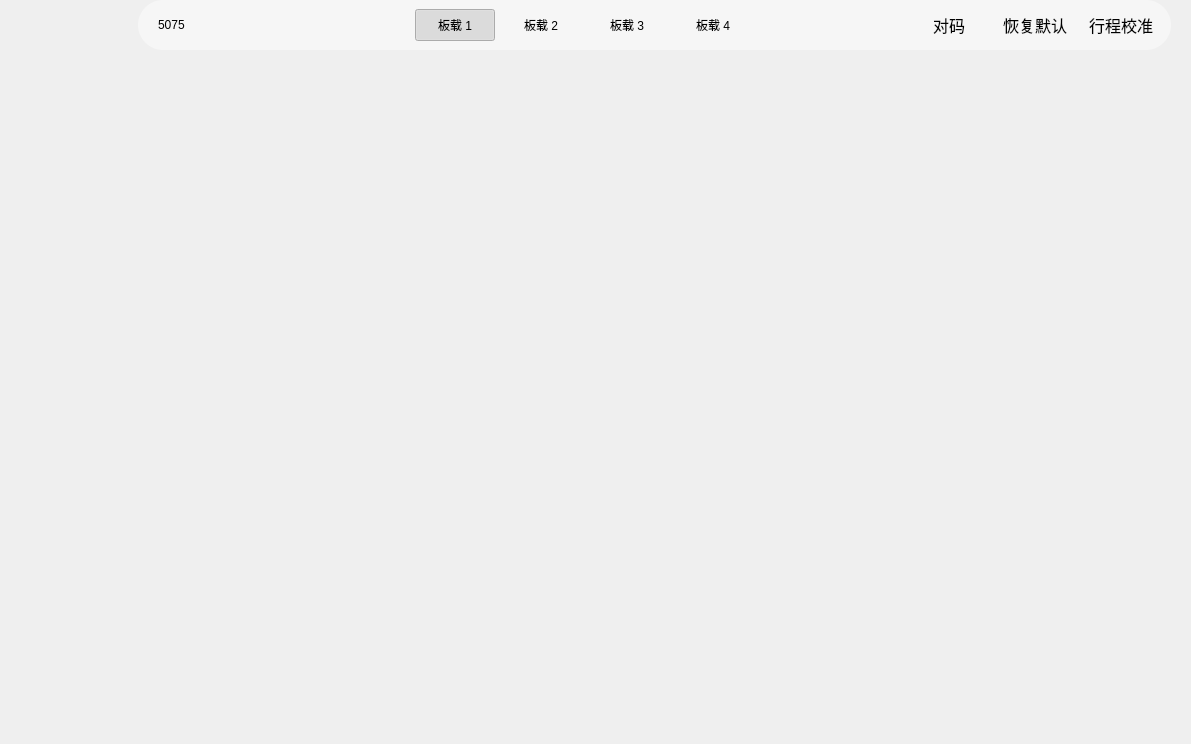
<?xml version="1.0" encoding="UTF-8"?>
<ui version="4.0">
 <class>FrameDeviceHolder</class>
 <widget class="QFrame" name="FrameDeviceHolder">
  <property name="geometry">
   <rect>
    <x>0</x>
    <y>0</y>
    <width>1191</width>
    <height>744</height>
   </rect>
  </property>
  <property name="windowTitle">
   <string>Frame</string>
  </property>
  <layout class="QHBoxLayout" name="horizontalLayout_2" stretch="0,1">
   <property name="spacing">
    <number>0</number>
   </property>
   <property name="leftMargin">
    <number>0</number>
   </property>
   <property name="topMargin">
    <number>0</number>
   </property>
   <property name="rightMargin">
    <number>0</number>
   </property>
   <property name="bottomMargin">
    <number>0</number>
   </property>
   <item alignment="Qt::AlignmentFlag::AlignHCenter">
    <widget class="QFrame" name="FrameLeft">
     <property name="minimumSize">
      <size>
       <width>138</width>
       <height>0</height>
      </size>
     </property>
     <layout class="QVBoxLayout" name="verticalLayoutBL">
      <property name="spacing">
       <number>30</number>
      </property>
      <property name="leftMargin">
       <number>0</number>
      </property>
      <property name="topMargin">
       <number>5</number>
      </property>
      <property name="rightMargin">
       <number>0</number>
      </property>
      <property name="bottomMargin">
       <number>10</number>
      </property>
      <item alignment="Qt::AlignmentFlag::AlignHCenter">
       <widget class="QPushButton" name="pushButtonReturn">
        <property name="minimumSize">
         <size>
          <width>40</width>
          <height>40</height>
         </size>
        </property>
        <property name="maximumSize">
         <size>
          <width>40</width>
          <height>40</height>
         </size>
        </property>
        <property name="cursor">
         <cursorShape>PointingHandCursor</cursorShape>
        </property>
        <property name="focusPolicy">
         <enum>Qt::FocusPolicy::NoFocus</enum>
        </property>
        <property name="styleSheet">
         <string notr="true">QPushButton::pressed{border:none; background:transparent;}</string>
        </property>
        <property name="text">
         <string notr="true"/>
        </property>
        <property name="icon">
         <iconset resource="res.qrc">
          <normaloff>:/images/btn-return.png</normaloff>:/images/btn-return.png</iconset>
        </property>
        <property name="iconSize">
         <size>
          <width>30</width>
          <height>30</height>
         </size>
        </property>
        <property name="flat">
         <bool>true</bool>
        </property>
       </widget>
      </item>
      <item alignment="Qt::AlignmentFlag::AlignHCenter|Qt::AlignmentFlag::AlignVCenter">
       <widget class="SuperLabel" name="label1">
        <property name="minimumSize">
         <size>
          <width>42</width>
          <height>42</height>
         </size>
        </property>
        <property name="maximumSize">
         <size>
          <width>42</width>
          <height>42</height>
         </size>
        </property>
        <property name="toolTip">
         <string>首页</string>
        </property>
        <property name="text">
         <string/>
        </property>
        <property name="pixmap">
         <pixmap resource="res.qrc">:/images/leftbtns/0/shouye.png</pixmap>
        </property>
        <property name="scaledContents">
         <bool>false</bool>
        </property>
        <property name="alignment">
         <set>Qt::AlignmentFlag::AlignCenter</set>
        </property>
       </widget>
      </item>
      <item alignment="Qt::AlignmentFlag::AlignHCenter">
       <widget class="SuperLabel" name="label2">
        <property name="minimumSize">
         <size>
          <width>42</width>
          <height>42</height>
         </size>
        </property>
        <property name="maximumSize">
         <size>
          <width>42</width>
          <height>42</height>
         </size>
        </property>
        <property name="toolTip">
         <string>键盘设置</string>
        </property>
        <property name="text">
         <string/>
        </property>
        <property name="pixmap">
         <pixmap resource="res.qrc">:/images/leftbtns/0/jianweishezhi.png</pixmap>
        </property>
        <property name="scaledContents">
         <bool>false</bool>
        </property>
        <property name="alignment">
         <set>Qt::AlignmentFlag::AlignCenter</set>
        </property>
       </widget>
      </item>
      <item alignment="Qt::AlignmentFlag::AlignHCenter">
       <widget class="SuperLabel" name="label3">
        <property name="minimumSize">
         <size>
          <width>42</width>
          <height>42</height>
         </size>
        </property>
        <property name="maximumSize">
         <size>
          <width>42</width>
          <height>42</height>
         </size>
        </property>
        <property name="toolTip">
         <string>磁轴设置</string>
        </property>
        <property name="text">
         <string/>
        </property>
        <property name="pixmap">
         <pixmap resource="res.qrc">:/images/leftbtns/0/cizhoushezhi.png</pixmap>
        </property>
        <property name="scaledContents">
         <bool>false</bool>
        </property>
        <property name="alignment">
         <set>Qt::AlignmentFlag::AlignCenter</set>
        </property>
       </widget>
      </item>
      <item alignment="Qt::AlignmentFlag::AlignHCenter">
       <widget class="SuperLabel" name="label4">
        <property name="minimumSize">
         <size>
          <width>42</width>
          <height>42</height>
         </size>
        </property>
        <property name="maximumSize">
         <size>
          <width>42</width>
          <height>42</height>
         </size>
        </property>
        <property name="toolTip">
         <string>宏设置</string>
        </property>
        <property name="text">
         <string/>
        </property>
        <property name="pixmap">
         <pixmap resource="res.qrc">:/images/leftbtns/0/hongshezhi.png</pixmap>
        </property>
        <property name="scaledContents">
         <bool>false</bool>
        </property>
        <property name="alignment">
         <set>Qt::AlignmentFlag::AlignCenter</set>
        </property>
       </widget>
      </item>
      <item alignment="Qt::AlignmentFlag::AlignHCenter">
       <widget class="SuperLabel" name="label5">
        <property name="minimumSize">
         <size>
          <width>42</width>
          <height>42</height>
         </size>
        </property>
        <property name="maximumSize">
         <size>
          <width>42</width>
          <height>42</height>
         </size>
        </property>
        <property name="toolTip">
         <string>灯效设置</string>
        </property>
        <property name="text">
         <string/>
        </property>
        <property name="pixmap">
         <pixmap resource="res.qrc">:/images/leftbtns/0/cizhoushezhi.png</pixmap>
        </property>
        <property name="scaledContents">
         <bool>false</bool>
        </property>
        <property name="alignment">
         <set>Qt::AlignmentFlag::AlignCenter</set>
        </property>
       </widget>
      </item>
      <item alignment="Qt::AlignmentFlag::AlignHCenter">
       <widget class="SuperLabel" name="label6">
        <property name="minimumSize">
         <size>
          <width>42</width>
          <height>42</height>
         </size>
        </property>
        <property name="maximumSize">
         <size>
          <width>42</width>
          <height>42</height>
         </size>
        </property>
        <property name="toolTip">
         <string>关于</string>
        </property>
        <property name="text">
         <string/>
        </property>
        <property name="pixmap">
         <pixmap resource="res.qrc">:/images/leftbtns/0/guanyu.png</pixmap>
        </property>
        <property name="scaledContents">
         <bool>false</bool>
        </property>
        <property name="alignment">
         <set>Qt::AlignmentFlag::AlignCenter</set>
        </property>
       </widget>
      </item>
      <item>
       <spacer name="verticalSpacer">
        <property name="orientation">
         <enum>Qt::Orientation::Vertical</enum>
        </property>
        <property name="sizeHint" stdset="0">
         <size>
          <width>20</width>
          <height>40</height>
         </size>
        </property>
       </spacer>
      </item>
      <item alignment="Qt::AlignmentFlag::AlignHCenter">
       <widget class="SuperLabel" name="label7">
        <property name="minimumSize">
         <size>
          <width>42</width>
          <height>42</height>
         </size>
        </property>
        <property name="maximumSize">
         <size>
          <width>42</width>
          <height>42</height>
         </size>
        </property>
        <property name="text">
         <string/>
        </property>
        <property name="pixmap">
         <pixmap resource="res.qrc">:/images/User.png</pixmap>
        </property>
        <property name="scaledContents">
         <bool>true</bool>
        </property>
       </widget>
      </item>
     </layout>
    </widget>
   </item>
   <item>
    <layout class="QVBoxLayout" name="verticalLayout" stretch="0,1">
     <property name="spacing">
      <number>10</number>
     </property>
     <property name="rightMargin">
      <number>20</number>
     </property>
     <property name="bottomMargin">
      <number>20</number>
     </property>
     <item>
      <widget class="QFrame" name="FrameToolbar">
       <property name="minimumSize">
        <size>
         <width>0</width>
         <height>50</height>
        </size>
       </property>
       <property name="maximumSize">
        <size>
         <width>16777215</width>
         <height>50</height>
        </size>
       </property>
       <property name="styleSheet">
        <string notr="true">#FrameToolbar{background-color: #F6F6F6; border-radius: 25px;}
</string>
       </property>
       <layout class="QHBoxLayout" name="horizontalLayout">
        <property name="leftMargin">
         <number>0</number>
        </property>
        <property name="topMargin">
         <number>0</number>
        </property>
        <property name="rightMargin">
         <number>10</number>
        </property>
        <property name="bottomMargin">
         <number>0</number>
        </property>
        <item>
         <layout class="QHBoxLayout" name="horizontalLayout_3">
          <property name="spacing">
           <number>30</number>
          </property>
          <property name="leftMargin">
           <number>20</number>
          </property>
          <property name="rightMargin">
           <number>0</number>
          </property>
          <item>
           <widget class="QLabel" name="labelName">
            <property name="text">
             <string notr="true">5075</string>
            </property>
           </widget>
          </item>
          <item>
           <widget class="QLabel" name="labelBatt">
            <property name="text">
             <string/>
            </property>
            <property name="pixmap">
             <pixmap resource="res.qrc">:/images/battery.png</pixmap>
            </property>
           </widget>
          </item>
          <item>
           <widget class="QLabel" name="labelConn">
            <property name="text">
             <string/>
            </property>
            <property name="pixmap">
             <pixmap resource="res.qrc">:/images/dev/2.4g.png</pixmap>
            </property>
           </widget>
          </item>
         </layout>
        </item>
        <item>
         <spacer name="horizontalSpacer_3">
          <property name="orientation">
           <enum>Qt::Orientation::Horizontal</enum>
          </property>
          <property name="sizeHint" stdset="0">
           <size>
            <width>40</width>
            <height>20</height>
           </size>
          </property>
         </spacer>
        </item>
        <item>
         <widget class="QPushButton" name="pushButtonLayer0">
          <property name="minimumSize">
           <size>
            <width>0</width>
            <height>32</height>
           </size>
          </property>
          <property name="cursor">
           <cursorShape>PointingHandCursor</cursorShape>
          </property>
          <property name="text">
           <string>板载 1</string>
          </property>
          <property name="checkable">
           <bool>true</bool>
          </property>
          <property name="checked">
           <bool>true</bool>
          </property>
          <property name="autoExclusive">
           <bool>true</bool>
          </property>
          <property name="flat">
           <bool>true</bool>
          </property>
          <attribute name="buttonGroup">
           <string notr="true">buttonGroupLayer</string>
          </attribute>
         </widget>
        </item>
        <item>
         <widget class="QPushButton" name="pushButtonLayer1">
          <property name="minimumSize">
           <size>
            <width>0</width>
            <height>32</height>
           </size>
          </property>
          <property name="cursor">
           <cursorShape>PointingHandCursor</cursorShape>
          </property>
          <property name="text">
           <string>板载 2</string>
          </property>
          <property name="checkable">
           <bool>true</bool>
          </property>
          <property name="autoExclusive">
           <bool>true</bool>
          </property>
          <property name="flat">
           <bool>true</bool>
          </property>
          <attribute name="buttonGroup">
           <string notr="true">buttonGroupLayer</string>
          </attribute>
         </widget>
        </item>
        <item>
         <widget class="QPushButton" name="pushButtonLayer2">
          <property name="minimumSize">
           <size>
            <width>0</width>
            <height>32</height>
           </size>
          </property>
          <property name="cursor">
           <cursorShape>PointingHandCursor</cursorShape>
          </property>
          <property name="text">
           <string>板载 3</string>
          </property>
          <property name="checkable">
           <bool>true</bool>
          </property>
          <property name="autoExclusive">
           <bool>true</bool>
          </property>
          <property name="flat">
           <bool>true</bool>
          </property>
          <attribute name="buttonGroup">
           <string notr="true">buttonGroupLayer</string>
          </attribute>
         </widget>
        </item>
        <item>
         <widget class="QPushButton" name="pushButtonLayer3">
          <property name="minimumSize">
           <size>
            <width>0</width>
            <height>32</height>
           </size>
          </property>
          <property name="cursor">
           <cursorShape>PointingHandCursor</cursorShape>
          </property>
          <property name="text">
           <string>板载 4</string>
          </property>
          <property name="checkable">
           <bool>true</bool>
          </property>
          <property name="autoExclusive">
           <bool>true</bool>
          </property>
          <property name="flat">
           <bool>true</bool>
          </property>
          <attribute name="buttonGroup">
           <string notr="true">buttonGroupLayer</string>
          </attribute>
         </widget>
        </item>
        <item>
         <spacer name="horizontalSpacer">
          <property name="orientation">
           <enum>Qt::Orientation::Horizontal</enum>
          </property>
          <property name="sizeHint" stdset="0">
           <size>
            <width>40</width>
            <height>20</height>
           </size>
          </property>
         </spacer>
        </item>
        <item>
         <widget class="QPushButton" name="pushButtonPairing">
          <property name="font">
           <font>
            <pointsize>12</pointsize>
           </font>
          </property>
          <property name="cursor">
           <cursorShape>PointingHandCursor</cursorShape>
          </property>
          <property name="focusPolicy">
           <enum>Qt::FocusPolicy::NoFocus</enum>
          </property>
          <property name="styleSheet">
           <string notr="true">QPushButton::pressed{border:none; background:transparent;}</string>
          </property>
          <property name="text">
           <string>对码</string>
          </property>
          <property name="icon">
           <iconset resource="res.qrc">
            <normaloff>:/images/m/duima.svg</normaloff>:/images/m/duima.svg</iconset>
          </property>
          <property name="iconSize">
           <size>
            <width>20</width>
            <height>20</height>
           </size>
          </property>
          <property name="flat">
           <bool>true</bool>
          </property>
         </widget>
        </item>
        <item>
         <widget class="QPushButton" name="pushButtonReset">
          <property name="font">
           <font>
            <pointsize>12</pointsize>
           </font>
          </property>
          <property name="cursor">
           <cursorShape>PointingHandCursor</cursorShape>
          </property>
          <property name="focusPolicy">
           <enum>Qt::FocusPolicy::NoFocus</enum>
          </property>
          <property name="styleSheet">
           <string notr="true">QPushButton::pressed{border:none; background:transparent;}</string>
          </property>
          <property name="text">
           <string>恢复默认</string>
          </property>
          <property name="icon">
           <iconset resource="res.qrc">
            <normaloff>:/images/m-reset.png</normaloff>:/images/m-reset.png</iconset>
          </property>
          <property name="iconSize">
           <size>
            <width>20</width>
            <height>20</height>
           </size>
          </property>
          <property name="flat">
           <bool>true</bool>
          </property>
         </widget>
        </item>
        <item>
         <widget class="QPushButton" name="pushButtonFixline">
          <property name="font">
           <font>
            <pointsize>12</pointsize>
           </font>
          </property>
          <property name="cursor">
           <cursorShape>PointingHandCursor</cursorShape>
          </property>
          <property name="focusPolicy">
           <enum>Qt::FocusPolicy::NoFocus</enum>
          </property>
          <property name="styleSheet">
           <string notr="true">QPushButton::pressed{border:none; background:transparent;}</string>
          </property>
          <property name="text">
           <string>行程校准</string>
          </property>
          <property name="icon">
           <iconset resource="res.qrc">
            <normaloff>:/images/m-fixline.png</normaloff>:/images/m-fixline.png</iconset>
          </property>
          <property name="iconSize">
           <size>
            <width>20</width>
            <height>20</height>
           </size>
          </property>
          <property name="flat">
           <bool>true</bool>
          </property>
         </widget>
        </item>
       </layout>
      </widget>
     </item>
     <item>
      <layout class="QHBoxLayout" name="horizontalLayoutBR">
       <property name="spacing">
        <number>0</number>
       </property>
       <property name="leftMargin">
        <number>0</number>
       </property>
       <property name="rightMargin">
        <number>0</number>
       </property>
       <property name="bottomMargin">
        <number>0</number>
       </property>
      </layout>
     </item>
    </layout>
   </item>
  </layout>
 </widget>
 <customwidgets>
  <customwidget>
   <class>SuperLabel</class>
   <extends>QLabel</extends>
   <header>superlabel.h</header>
  </customwidget>
 </customwidgets>
 <resources>
  <include location="res.qrc"/>
 </resources>
 <connections/>
 <buttongroups>
  <buttongroup name="buttonGroupLayer"/>
 </buttongroups>
</ui>
